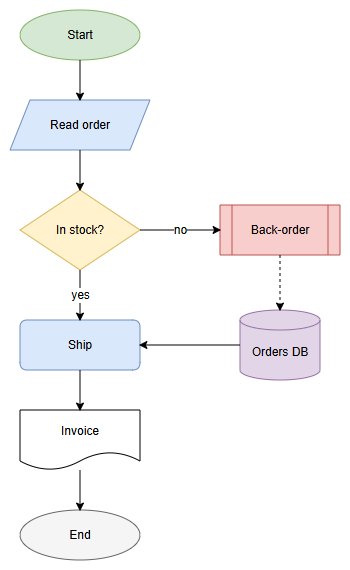
#> input picture docs/evidence/diagram/ours/sample.drawio.p1.png, 350 x 570 px, given as the content of the folder ../../docs/evidence/diagram/ours/sample.drawio.p1.png/truth, which was not available
$ python compose.py ../../docs/evidence/diagram/ours/sample.drawio.p1.png
#> lines starting #> are read from the running program, lines starting #| are printed output that depends on the picture
"""Side-by-side images (reference | ours) for the diagram fidelity table, plus a rough similarity score.

    python tools/diagram/compose.py <evidence dir>

Reads <dir>/truth/*.png and <dir>/ours/*.png, writes <dir>/compare/*.png and <dir>/scores.json.
Score: both images are cropped to their drawn content, scaled to the same size, blurred a little
(anti-aliasing and font differences), and compared as grey levels; 100 = identical, it falls with
missing/misplaced shapes. It is a sorting aid; the verdicts in README.md come from looking.
"""
import json
import sys
from pathlib import Path

from PIL import Image, ImageChops, ImageDraw, ImageFilter, ImageOps

d = Path(sys.argv[1])
(d / "compare").mkdir(exist_ok=True)


def content(im):
    g = ImageOps.invert(im.convert("L"))
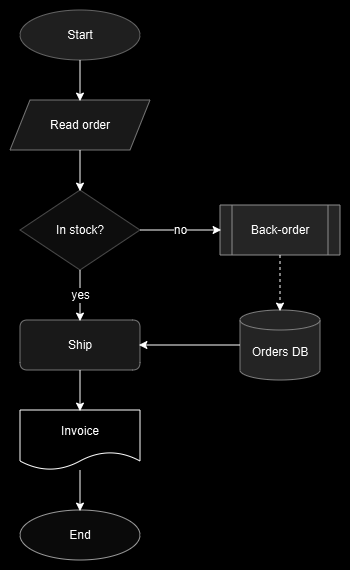
#> g: PIL image 350x570 L; min 0, max 255, mean 8.5
    box = g.point(lambda v: 255 if v > 40 else 0).getbbox()
#> box = (9, 9, 341, 561)
    return im.crop(box) if box else im
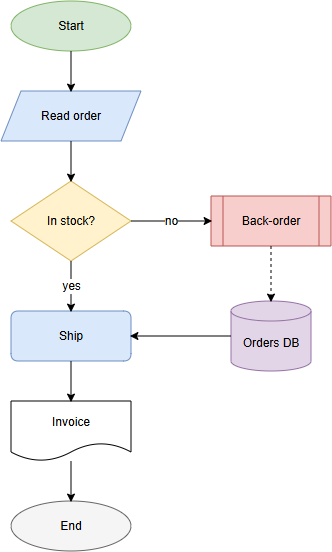
#> returned value: PIL image 332x552 RGB; mean R, G, B 246.2, 245.5, 245.7


scores = {}
for t in sorted((d / "truth").glob("*.png")):
    o = d / "ours" / t.name
    if not o.exists():
        continue
    a = content(Image.open(t).convert("RGB"))
    b = content(Image.open(o).convert("RGB"))
    W, H = 400, max(1, round(400 * a.height / a.width))
#> W = 400; H = 665
    ga = a.resize((W, H)).convert("L").filter(ImageFilter.GaussianBlur(2))
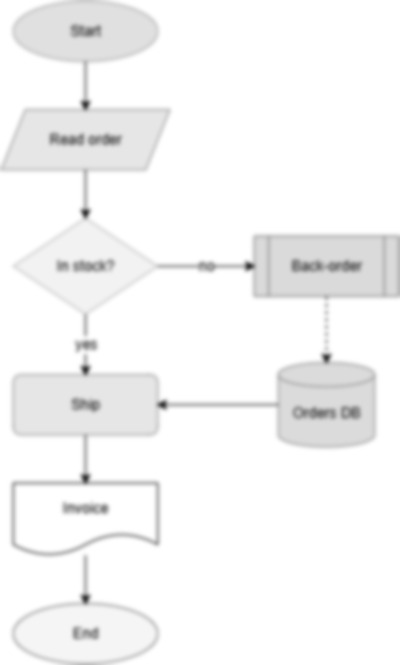
#> ga: PIL image 400x665 L; min 58, max 255, mean 245.7
    gb = b.resize((W, H)).convert("L").filter(ImageFilter.GaussianBlur(2))
    diff = ImageChops.difference(ga, gb)
#> diff: PIL image 400x665 L; every value is 0
    mean = sum(i * n for i, n in enumerate(diff.histogram())) / (W * H)
#> mean = 0
    scores[t.stem] = round(100 - mean / 255 * 100 * 4, 1)
    pad = 16
    h = max(a.height, b.height) + 40
#> h = 592
    canvas = Image.new("RGB", (a.width + b.width + pad * 3, h), "white")
#> canvas: PIL image 712x592 RGB; every value is 255
    canvas.paste(a, (pad, 30))
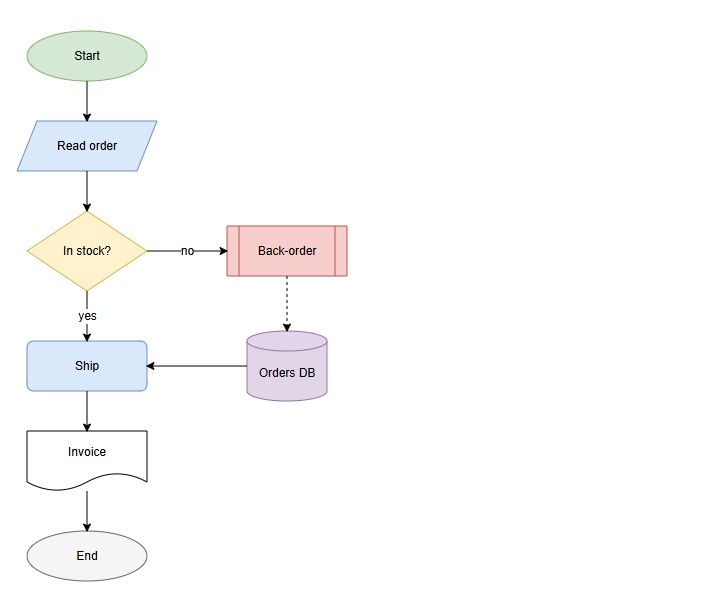
#> canvas: PIL image 712x592 RGB; mean R, G, B 251.2, 250.9, 251
    canvas.paste(b, (a.width + pad * 2, 30))
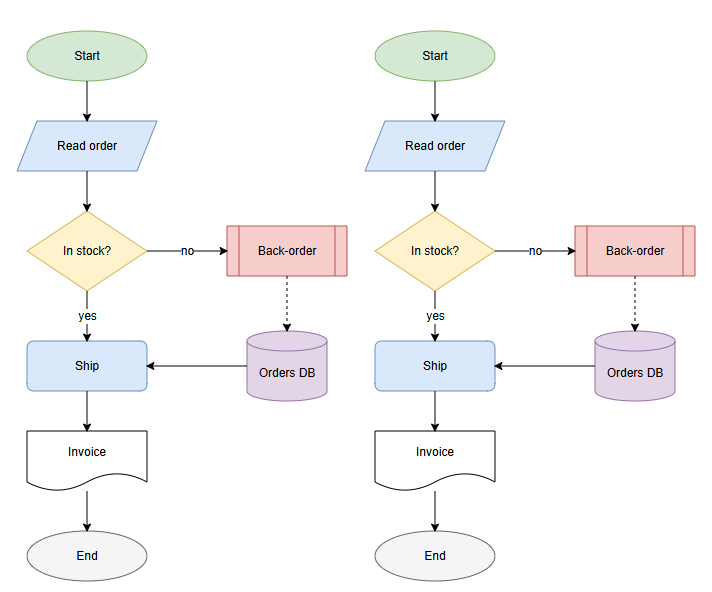
#> canvas: PIL image 712x592 RGB; mean R, G, B 247.4, 246.7, 246.9
    dr = ImageDraw.Draw(canvas)
    dr.text((pad, 8), "reference", fill=(120, 120, 120))
    dr.text((a.width + pad * 2, 8), "File Preview", fill=(120, 120, 120))
    dr.line([(a.width + pad * 1.5, 0), (a.width + pad * 1.5, h)], fill=(210, 210, 210))
    canvas.save(d / "compare" / t.name, optimize=True)
(d / "scores.json").write_text(json.dumps(scores, indent=2))
for k, v in scores.items():
    print(f"{v:6.1f}  {k}")
#> this loop made 1 pass
#> (k, v) on pass 1: ('sample.drawio.p1', 100)
#|  100.0  sample.drawio.p1
